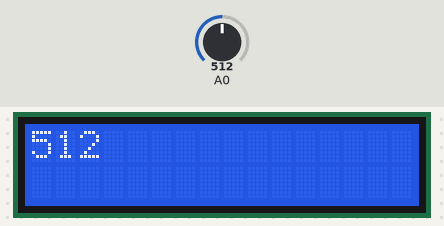
Bench run of a sketch on a simulated Arduino Uno, built with avr-gcc and run on an emulated ATmega328P. On the bench: 16×2 character LCD. Inputs (shaded band) come from the test bench; at power-on: A0 = 512.

Above: at 1.2 s.
1.3 s: A0 set to 716
At 1.5 s:
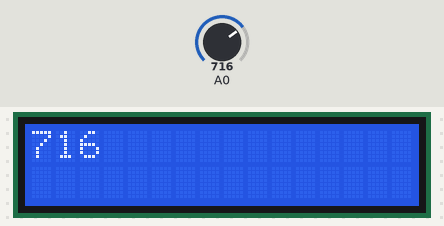
2.8 s: A0 set to 900
At 3.36 s:
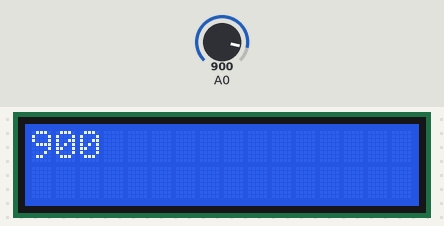
4.3 s: A0 set to 1023
At 4.59 s:
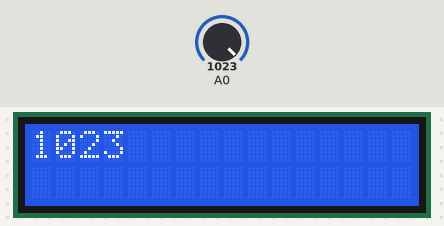
Timing chart, 0 to 7.3 s (numbered marks = the images above; inputs shaded):
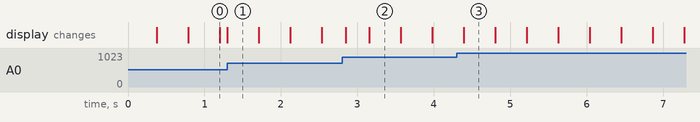

Measured:
- after the input at 1.3 s, the display: changes at once (image 1)
- after the input at 2.8 s, the display: changes after 0.05 s (image 2)
- after the input at 4.3 s, the display: first differs from a run without the input after 0.09 s (image 3)
- what the display in image 1 shows lasts 0.4 s, from 1.3 s to 1.7 s

The sketch:

hackduino7.ino
```cpp
#include "LiquidCrystal.h"
LiquidCrystal lcd( 8, 9, 4, 5, 6, 7 );

int button = 0;

void setup()
{
   lcd.begin( 16, 2 );
   lcd.clear();
}

void loop()
{
  button = analogRead(0);
  lcd.setCursor( 0, 0 );
  lcd.print(button);
  delay(100);
  lcd.clear();
}
```
